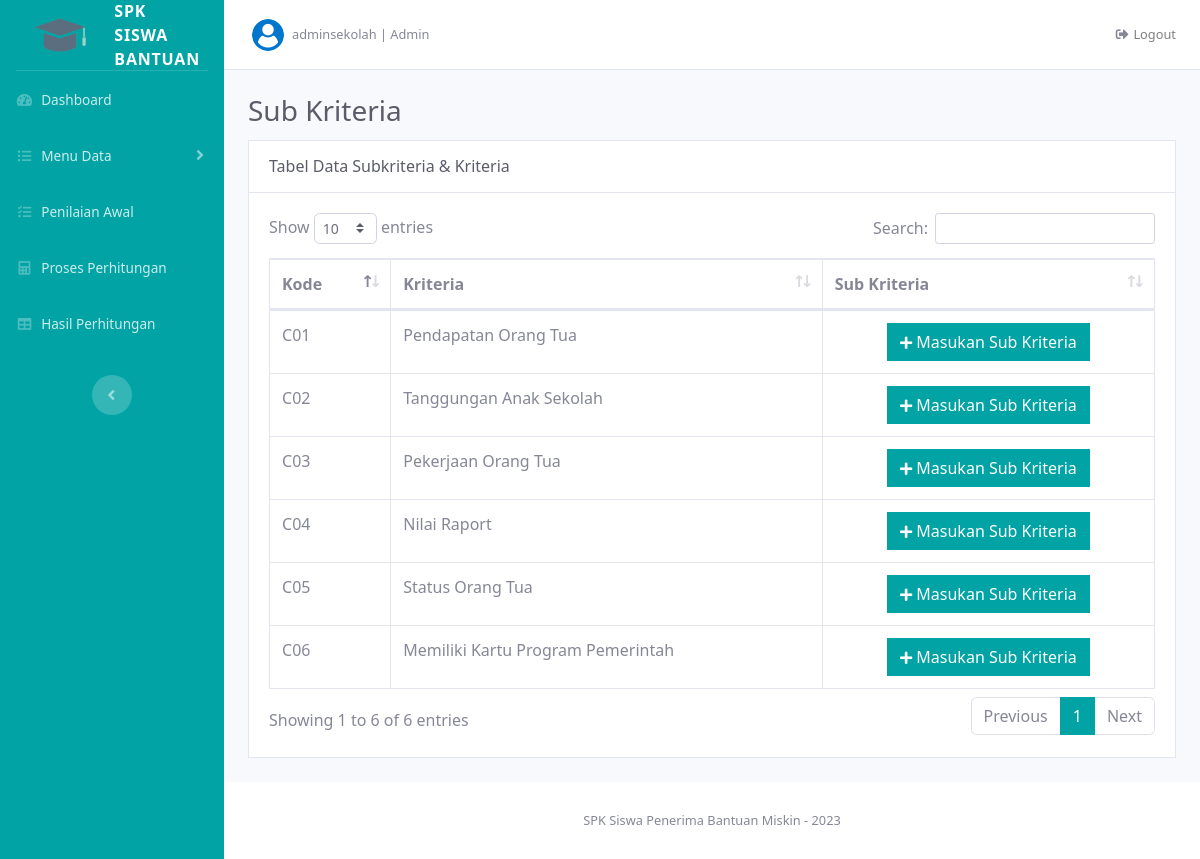
Page /index.php?page=sub_kriteria (signed in) on the committed database.
### tables this page shows
CREATE TABLE `data_kriteria` (
  `ID_Kriteria` int(15) NOT NULL,
  `Nama_Kriteria` varchar(100) DEFAULT NULL,
  `Nilai_Bobot` float DEFAULT NULL,
  `Atribut` varchar(100) DEFAULT NULL
);

### pages/data_sub_kriteria/sub_kriteria.php (the view, shortened to what this page needs)
<?php
	$sql = "SELECT * FROM data_kriteria";
	$kriteria = mysqli_query($koneksi_db, $sql);
?>
<div class="d-sm-flex align-items-center justify-content-between mb-1">
  <h1 class="h3 text-gray-800">Sub Kriteria</h1>
</div>
<div class="card mb-4 rounded-0">
  <div class="card-header bg-white py-3">
  	<h6 class="m-0 text-gray-800">Tabel Data Subkriteria & Kriteria</h6>
  </div>
  <div class="card-body">
    <div class="table-responsive">
      <table class="table table-bordered" id="dataTable" width="100%" cellspacing="0">
        <thead>
          <tr>
            <th class="text-nowrap">Kode</th>
            <th class="text-nowrap">Kriteria</th>
            <th class="text-nowrap">Sub Kriteria</th>
          </tr>
        </thead>
        <tbody>
      		<?php
      			$no = 0;
      			while ($krit = mysqli_fetch_assoc($kriteria)) :
      			$no++;
      		?>
	          <tr>
	            <td class="text-nowrap"><?= 'C'. $kode = str_pad($no, 2, '0', STR_PAD_LEFT); ?></td>
	            <td class="text-nowrap"><?= $krit['Nama_Kriteria']; ?></td>
	            <td class="text-center text-nowrap">
	            	<a href="index.php?page=tambah_subkriteria&idkriteria=<?= $krit['ID_Kriteria']; ?>&kriteria=<?= $krit['Nama_Kriteria']; ?>" class="btn btn-success btn-square rounded-0">
	                <i class="fas fa-plus fa-sm"></i> Masukan Sub Kriteria
	              </a>
	            </td>
	          </tr>
          <?php
          	endwhile;
          ?>
        </tbody>
      </table>
    </div>
  </div>
</div>

### index.php (style rules this page uses)
* { font-family: "Segoe UI", Frutiger, "Frutiger Linotype", "Dejavu Sans", "Helvetica Neue", Arial, sans-serif; }
.btn-success { background-color: #01a3a4; border-color: #01a3a4; }

### rows in the picture
data_kriteria: no "01", Nama_Kriteria "Pendapatan Orang Tua"
data_kriteria: no "02", Nama_Kriteria "Tanggungan Anak Sekolah"
data_kriteria: no "03", Nama_Kriteria "Pekerjaan Orang Tua"
data_kriteria: no "04", Nama_Kriteria "Nilai Raport"
data_kriteria: no "05", Nama_Kriteria "Status Orang Tua"
data_kriteria: no "06", Nama_Kriteria "Memiliki Kartu Program Pemerintah"

### other values in the picture
$_SESSION['user'] "adminsekolah"
